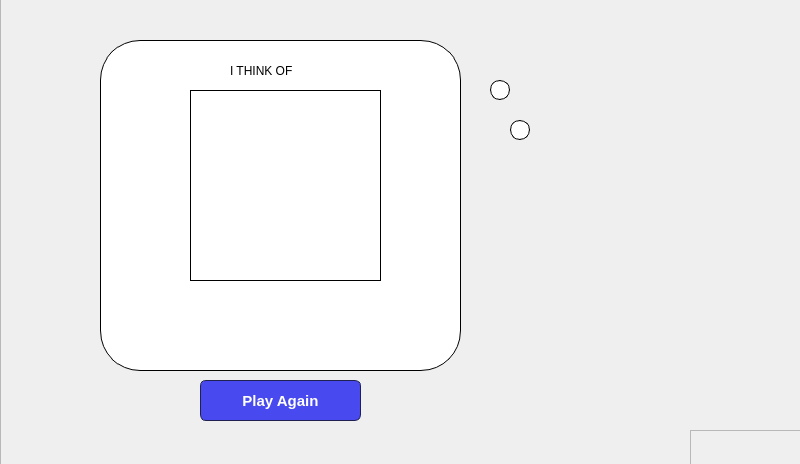
<?xml version="1.0" encoding="UTF-8"?>
<ui version="4.0">
 <class>MainWindow</class>
 <widget class="QMainWindow" name="MainWindow">
  <property name="geometry">
   <rect>
    <x>0</x>
    <y>0</y>
    <width>800</width>
    <height>464</height>
   </rect>
  </property>
  <property name="maximumSize">
   <size>
    <width>800</width>
    <height>465</height>
   </size>
  </property>
  <property name="windowTitle">
   <string>MainWindow</string>
  </property>
  <widget class="QWidget" name="centralwidget">
   <widget class="QFrame" name="principal">
    <property name="geometry">
     <rect>
      <x>0</x>
      <y>-50</y>
      <width>801</width>
      <height>651</height>
     </rect>
    </property>
    <property name="frameShape">
     <enum>QFrame::StyledPanel</enum>
    </property>
    <property name="frameShadow">
     <enum>QFrame::Raised</enum>
    </property>
    <widget class="QLabel" name="lbAki">
     <property name="geometry">
      <rect>
       <x>470</x>
       <y>110</y>
       <width>241</width>
       <height>291</height>
      </rect>
     </property>
     <property name="text">
      <string/>
     </property>
     <property name="pixmap">
      <pixmap resource="akinatorimg/imgs.qrc">:/aki_expressions/aki01.png</pixmap>
     </property>
     <property name="scaledContents">
      <bool>true</bool>
     </property>
    </widget>
    <widget class="QFrame" name="frame">
     <property name="geometry">
      <rect>
       <x>100</x>
       <y>90</y>
       <width>361</width>
       <height>331</height>
      </rect>
     </property>
     <property name="styleSheet">
      <string notr="true">background: rgb(255, 255, 255);
border: 1px solid #000;
border-radius: 40px;</string>
     </property>
     <property name="frameShape">
      <enum>QFrame::StyledPanel</enum>
     </property>
     <property name="frameShadow">
      <enum>QFrame::Raised</enum>
     </property>
     <widget class="QLabel" name="label">
      <property name="geometry">
       <rect>
        <x>130</x>
        <y>20</y>
        <width>111</width>
        <height>21</height>
       </rect>
      </property>
      <property name="styleSheet">
       <string notr="true">font: 600 16pt &quot;Segoe UI&quot;;
border: none;</string>
      </property>
      <property name="text">
       <string>I THINK OF</string>
      </property>
     </widget>
     <widget class="QLabel" name="lbImg">
      <property name="geometry">
       <rect>
        <x>90</x>
        <y>50</y>
        <width>191</width>
        <height>191</height>
       </rect>
      </property>
      <property name="styleSheet">
       <string notr="true">border-radius: 0;</string>
      </property>
      <property name="text">
       <string/>
      </property>
     </widget>
     <widget class="QLabel" name="lbName">
      <property name="geometry">
       <rect>
        <x>60</x>
        <y>250</y>
        <width>251</width>
        <height>21</height>
       </rect>
      </property>
      <property name="layoutDirection">
       <enum>Qt::LeftToRight</enum>
      </property>
      <property name="styleSheet">
       <string notr="true">font: 600 16pt &quot;Segoe UI&quot;;
border: none;</string>
      </property>
      <property name="text">
       <string/>
      </property>
      <property name="alignment">
       <set>Qt::AlignCenter</set>
      </property>
     </widget>
     <widget class="QLabel" name="lbSubName">
      <property name="geometry">
       <rect>
        <x>60</x>
        <y>280</y>
        <width>251</width>
        <height>21</height>
       </rect>
      </property>
      <property name="font">
       <font>
        <family>Segoe UI</family>
        <pointsize>10</pointsize>
        <weight>50</weight>
        <italic>false</italic>
        <bold>false</bold>
       </font>
      </property>
      <property name="layoutDirection">
       <enum>Qt::LeftToRight</enum>
      </property>
      <property name="styleSheet">
       <string notr="true">font: 400 10pt &quot;Segoe UI&quot;;
border: none;</string>
      </property>
      <property name="text">
       <string/>
      </property>
      <property name="alignment">
       <set>Qt::AlignCenter</set>
      </property>
     </widget>
    </widget>
    <widget class="QPushButton" name="btnPlayAgn">
     <property name="geometry">
      <rect>
       <x>200</x>
       <y>430</y>
       <width>161</width>
       <height>41</height>
      </rect>
     </property>
     <property name="styleSheet">
      <string notr="true">QPushButton {
  	align-items: center;
  	background-color: #4849EF;
	border: 1px solid #212151;
  	border-radius: 6px;
	box-sizing: border-box;
 	color: rgb(255, 255, 255);
	cursor: pointer;
	font-family: 'Arial', sans-serif;
	font-weight: 700;
	font-size: 15px;
	cursor: pointer;
}

QPushButton:hover {
	transition: 1s;
	background-color:  #181847;
}</string>
     </property>
     <property name="text">
      <string>Play Again</string>
     </property>
    </widget>
    <widget class="QFrame" name="frame_2">
     <property name="geometry">
      <rect>
       <x>490</x>
       <y>130</y>
       <width>20</width>
       <height>20</height>
      </rect>
     </property>
     <property name="styleSheet">
      <string notr="true">background: rgb(255, 255, 255);
border: 1px solid #000;
border-radius: 10px;</string>
     </property>
     <property name="frameShape">
      <enum>QFrame::StyledPanel</enum>
     </property>
     <property name="frameShadow">
      <enum>QFrame::Raised</enum>
     </property>
    </widget>
    <widget class="QFrame" name="frame_3">
     <property name="geometry">
      <rect>
       <x>510</x>
       <y>170</y>
       <width>20</width>
       <height>20</height>
      </rect>
     </property>
     <property name="styleSheet">
      <string notr="true">background: rgb(255, 255, 255);
border: 1px solid #000;
border-radius: 10px;</string>
     </property>
     <property name="frameShape">
      <enum>QFrame::StyledPanel</enum>
     </property>
     <property name="frameShadow">
      <enum>QFrame::Raised</enum>
     </property>
    </widget>
    <widget class="QLabel" name="lbRoom">
     <property name="geometry">
      <rect>
       <x>0</x>
       <y>50</y>
       <width>1001</width>
       <height>521</height>
      </rect>
     </property>
     <property name="styleSheet">
      <string>QPushButton {
  align-items: center;
  background-color: rgb(238, 139, 0);
  border-radius: 6px;
  box-shadow: transparent 0 0 0 3px,rgba(18, 18, 18, .1) 0 6px 20px;
  box-sizing: border-box;
  color: rgb(255, 255, 255);
  cursor: pointer;
  display: inline-flex;
  flex: 1 1 auto;
  font-family: Inter,sans-serif;
  font-size: 1.2rem;
  font-weight: 700;
  justify-content: center;
  line-height: 1;
  margin: 0;
  outline: none;
  padding: 1rem 1.2rem;
  text-align: center;
  text-decoration: none;
  transition: box-shadow .2s,-webkit-box-shadow .2s;
  white-space: nowrap;
  border: 0;
  user-select: none;
  touch-action: manipulation;
}

QPushButton:hover {
	box-shadow: #121212 0 0 0 3px, transparent 0 0 0 0;
}</string>
     </property>
     <property name="text">
      <string/>
     </property>
     <property name="pixmap">
      <pixmap>room_akinator.jpg</pixmap>
     </property>
     <property name="scaledContents">
      <bool>true</bool>
     </property>
    </widget>
    <widget class="QFrame" name="principal_2">
     <property name="geometry">
      <rect>
       <x>690</x>
       <y>480</y>
       <width>801</width>
       <height>651</height>
      </rect>
     </property>
     <property name="frameShape">
      <enum>QFrame::StyledPanel</enum>
     </property>
     <property name="frameShadow">
      <enum>QFrame::Raised</enum>
     </property>
     <widget class="QFrame" name="frame_4">
      <property name="geometry">
       <rect>
        <x>100</x>
        <y>90</y>
        <width>361</width>
        <height>331</height>
       </rect>
      </property>
      <property name="styleSheet">
       <string notr="true">background: rgb(255, 255, 255);
border: 1px solid #000;
border-radius: 40px;</string>
      </property>
      <property name="frameShape">
       <enum>QFrame::StyledPanel</enum>
      </property>
      <property name="frameShadow">
       <enum>QFrame::Raised</enum>
      </property>
      <widget class="QLabel" name="label_2">
       <property name="geometry">
        <rect>
         <x>130</x>
         <y>20</y>
         <width>111</width>
         <height>21</height>
        </rect>
       </property>
       <property name="styleSheet">
        <string notr="true">font: 600 16pt &quot;Segoe UI&quot;;
border: none;</string>
       </property>
       <property name="text">
        <string>I THINK OF</string>
       </property>
      </widget>
      <widget class="QLabel" name="lbImg_2">
       <property name="geometry">
        <rect>
         <x>90</x>
         <y>50</y>
         <width>191</width>
         <height>191</height>
        </rect>
       </property>
       <property name="styleSheet">
        <string notr="true">border-radius: 0;</string>
       </property>
       <property name="text">
        <string/>
       </property>
      </widget>
      <widget class="QLabel" name="lbName_2">
       <property name="geometry">
        <rect>
         <x>60</x>
         <y>250</y>
         <width>251</width>
         <height>21</height>
        </rect>
       </property>
       <property name="layoutDirection">
        <enum>Qt::LeftToRight</enum>
       </property>
       <property name="styleSheet">
        <string notr="true">font: 600 16pt &quot;Segoe UI&quot;;
border: none;</string>
       </property>
       <property name="text">
        <string/>
       </property>
       <property name="alignment">
        <set>Qt::AlignCenter</set>
       </property>
      </widget>
      <widget class="QLabel" name="lbSubName_2">
       <property name="geometry">
        <rect>
         <x>60</x>
         <y>280</y>
         <width>251</width>
         <height>21</height>
        </rect>
       </property>
       <property name="font">
        <font>
         <family>Segoe UI</family>
         <pointsize>10</pointsize>
         <weight>50</weight>
         <italic>false</italic>
         <bold>false</bold>
        </font>
       </property>
       <property name="layoutDirection">
        <enum>Qt::LeftToRight</enum>
       </property>
       <property name="styleSheet">
        <string notr="true">font: 400 10pt &quot;Segoe UI&quot;;
border: none;</string>
       </property>
       <property name="text">
        <string/>
       </property>
       <property name="alignment">
        <set>Qt::AlignCenter</set>
       </property>
      </widget>
     </widget>
     <widget class="QPushButton" name="btnBack_2">
      <property name="geometry">
       <rect>
        <x>50</x>
        <y>430</y>
        <width>81</width>
        <height>31</height>
       </rect>
      </property>
      <property name="styleSheet">
       <string notr="true">QPushButton {
  	align-items: center;
  	background-color: #4849EF;
	border: 1px solid #212151;
  	border-radius: 6px;
	box-sizing: border-box;
 	color: rgb(255, 255, 255);
	cursor: pointer;
	font-family: 'Arial', sans-serif;
	font-weight: 700;
	font-size: 15px;
	cursor: pointer;
}

QPushButton:hover {
	transition: 1s;
	background-color:  #181847;
}</string>
      </property>
      <property name="text">
       <string>Back</string>
      </property>
     </widget>
     <widget class="QFrame" name="frame_5">
      <property name="geometry">
       <rect>
        <x>490</x>
        <y>130</y>
        <width>20</width>
        <height>20</height>
       </rect>
      </property>
      <property name="styleSheet">
       <string notr="true">background: rgb(255, 255, 255);
border: 1px solid #000;
border-radius: 10px;</string>
      </property>
      <property name="frameShape">
       <enum>QFrame::StyledPanel</enum>
      </property>
      <property name="frameShadow">
       <enum>QFrame::Raised</enum>
      </property>
     </widget>
     <widget class="QFrame" name="frame_6">
      <property name="geometry">
       <rect>
        <x>510</x>
        <y>170</y>
        <width>20</width>
        <height>20</height>
       </rect>
      </property>
      <property name="styleSheet">
       <string notr="true">background: rgb(255, 255, 255);
border: 1px solid #000;
border-radius: 10px;</string>
      </property>
      <property name="frameShape">
       <enum>QFrame::StyledPanel</enum>
      </property>
      <property name="frameShadow">
       <enum>QFrame::Raised</enum>
      </property>
     </widget>
    </widget>
    <zorder>lbRoom</zorder>
    <zorder>lbAki</zorder>
    <zorder>frame</zorder>
    <zorder>btnPlayAgn</zorder>
    <zorder>frame_2</zorder>
    <zorder>frame_3</zorder>
    <zorder>principal_2</zorder>
   </widget>
  </widget>
 </widget>
 <resources>
  <include location="akinatorimg/imgs.qrc"/>
 </resources>
 <connections/>
</ui>
